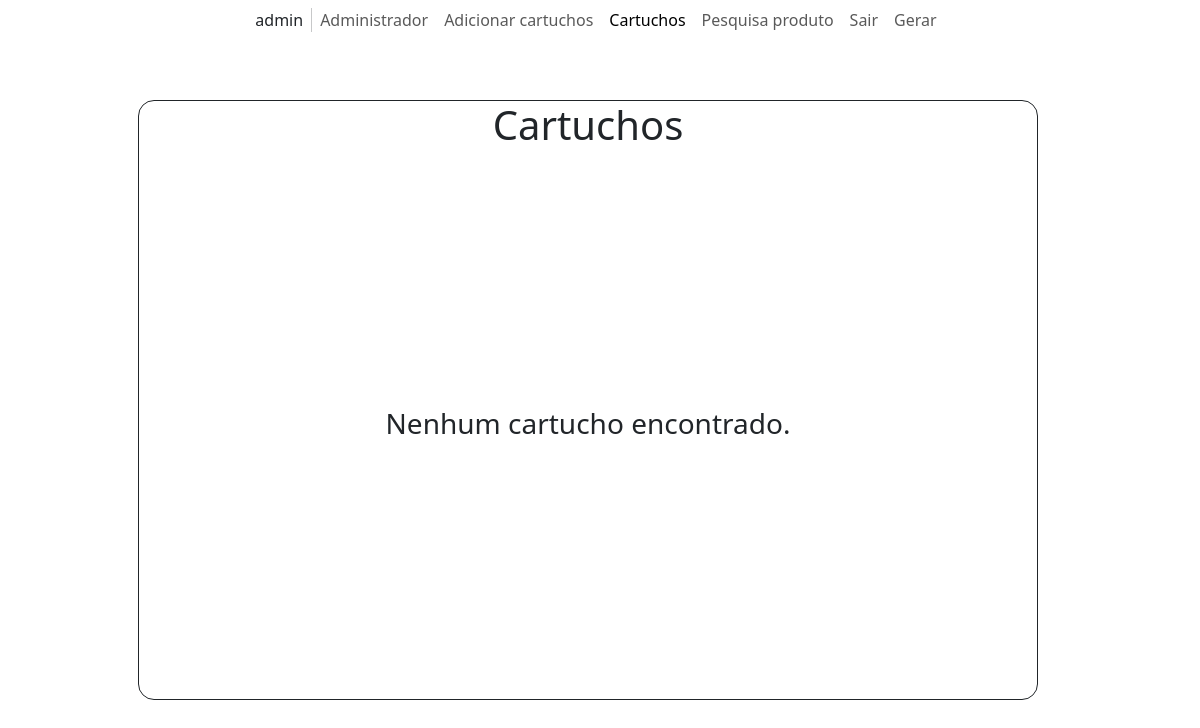
The page /mostrar_cartuchos.php (signed in) on the database as committed earlier.
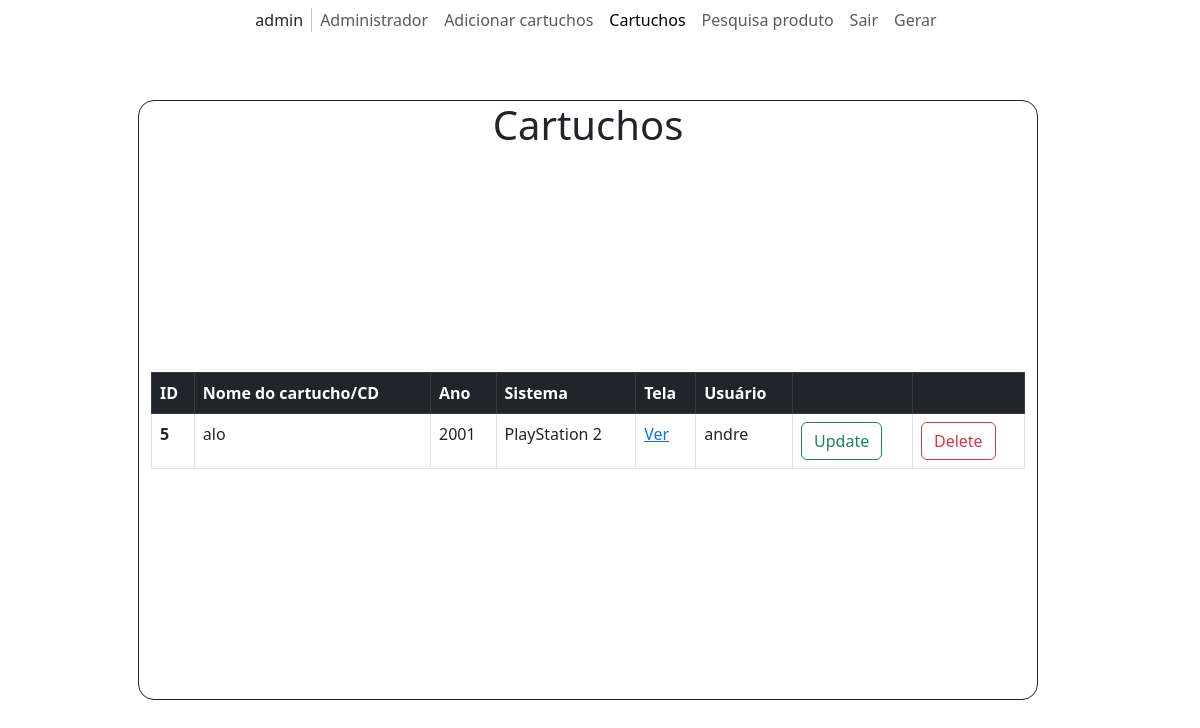
The same page on the database as committed later.
### tables this page shows
CREATE TABLE `cartuchos` (
  `id` int(10) UNSIGNED NOT NULL,
  `nome_cartucho_cd` varchar(255) NOT NULL,
  `ano` int(10) UNSIGNED NOT NULL,
  `sistema` varchar(255) NOT NULL,
  `tela` blob NOT NULL,
  `id_usuario` int(10) UNSIGNED NOT NULL,
  `id_sistema` int(10) UNSIGNED NOT NULL
);

CREATE TABLE `usuarios` (
  `id` int(10) UNSIGNED NOT NULL,
  `nome_completo` varchar(255) NOT NULL,
  `email` varchar(255) NOT NULL,
  `nome_de_usuario` varchar(255) NOT NULL,
  `senha` varchar(255) NOT NULL,
  `adm` tinyint(1) NOT NULL
);

### vars_functions.php (called while the page is built, shortened)
<?php
function onclickdelete($id)
{
  $delete = "window.location.href = 'delete.php?id=" . $id . "'";
  $string = 'onclick="' . $delete . '"';
  return $string;
}
function onclickupdate($id)
{
  $update = "window.location.href = 'update.php?id=" . $id . "'";
  $string = 'onclick="' . $update . '"';
  return $string;
}
$adm = $_SESSION['admin'];

### mostrar_cartuchos.php (the view, shortened to what this page needs)
<!DOCTYPE html>
<html lang="pt-BR">
<head>
  <link href="https://cdn.jsdelivr.net/npm/bootstrap@5.3.0-alpha1/dist/css/bootstrap.min.css" rel="stylesheet">
  <link rel="stylesheet" href="https://cdn.jsdelivr.net/npm/bootstrap-icons@1.10.3/font/bootstrap-icons.css">
  <link rel="stylesheet" href="/css/style.css">
</head>
<body>
  <div class="container-xxl position-relative p-0">
    <nav class="navbar navbar-expand-lg navbar-light justify-content-center px-4 px-lg-5 py-3 py-lg-0 bg-white">
      <div class='navbar-nav py-0'>
        <span class='nav-item'>
          <?php
          $usr = $_SESSION['username'];
          echo "$usr";
          ?>
        </span>
      </div>
      <div class='navbar-nav py-0'>
        <?php
        if ($_SESSION["admin"] == 1) {
          echo "<a href='admin.php' class='nav-item nav-link'>Administrador</a>
          ";
        }
        ?>
        <a href='cartucho.php' class='nav-item nav-link'>Adicionar cartuchos</a>
        <a href='mostrar_cartuchos.php' class='nav-item nav-link active'>Cartuchos</a>
        <a href='pesquisa.php' class='nav-item nav-link'>Pesquisa produto</a>
        <a href='logout.php' class='nav-item nav-link'>Sair</a>
        <a href='gerar_cartuchos.php' class='nav-item nav-link'>Gerar</a>
      </div>
    </nav>
  </div>
  <div class="container position-absolute top-50 start-50 translate-middle w-75 h-75 d-flex align-items-evenly justify-items-center row">
    <h1 class="text-center">Cartuchos</h1>
    <?php
    require "vars_functions.php";
    $conn = new mysqli('localhost', 'root', '', 'AHAHAHABORGES');
    $sql = "SELECT c.id, c.nome_cartucho_cd, c.ano, c.sistema, u.nome_completo FROM cartuchos c INNER JOIN usuarios u ON c.id_usuario = u.id ORDER BY c.id";
    $result = $conn->query($sql);
    if ($result->num_rows > 0) {
      if ($adm != '1') {
        echo "<table class='table table-bordered'>
        <thead>
          <tr class='table-dark'>
            <th scope='col'>ID</th>
            <th scope='col'>Nome do cartucho/CD</th>
            <th scope='col'>Ano</th>
            <th scope='col'>Sistema</th>
            <th scope='col'>Tela</th>
            <th scope='col'/>
            <th scope='col'/>
          </tr>
        </thead>
        <tbody>";
      } else {
        echo "<table class='table table-bordered'>
          <thead>
            <tr class='table-dark'>
              <th scope='col'>ID</th>
              <th scope='col'>Nome do cartucho/CD</th>
              <th scope='col'>Ano</th>
              <th scope='col'>Sistema</th>
              <th scope='col'>Tela</th>
              <th scope='col'>Usuário</th>
              <th scope='col'/>
              <th scope='col'/>
            </tr>
          </thead>
          <tbody>";
      }
      while ($row = $result->fetch_assoc()) {
        if ($adm != '1') {
          echo "<tr><th scope='row'>" . $row["id"] . "</th><td>" . $row["nome_cartucho_cd"] . "</td><td>" . $row["ano"] . "</td><td>" . $row["sistema"] . "</td><td><a href='exibir_imagem.php?id=" . $row["id"] . "'>Ver</a></td><td><input class='btn btn-outline-success' type='button' value='Update'" . onclickupdate($row["id"]) . "></td><td><input class='btn btn-outline-danger' type='button' value='Delete'" . onclickdelete($row["id"]) . "></td></tr>";
        } else {
          echo "<tr><th scope='row'>" . $row["id"] . "</th><td>" . $row["nome_cartucho_cd"] . "</td><td>" . $row["ano"] . "</td><td>" . $row["sistema"] . "</td><td><a href='exibir_imagem.php?id=" . $row["id"] . "'>Ver</a></td><td>" . $row["nome_completo"] . "</td><td><input class='btn btn-outline-success' type='button' value='Update'" . onclickupdate($row["id"]) . "></td><td><input class='btn btn-outline-danger' type='button' value='Delete'" . onclickdelete($row["id"]) . "></td></tr>";
        }
      }
      echo "</tbody></table>";
    } else {
      echo "<h3 class='text-center'>Nenhum cartucho encontrado.</h3>";
    }
    ?>
</body>
</html>

Rows that differ between the two databases and show on the page:
added cartuchos: id "5", nome_cartucho_cd "alo", ano "2001", sistema "PlayStation 2", id_usuario.nome_completo "andre"
Other text that changed with them:
text no longer shown: "Nenhum cartucho encontrado."
text now shown: "ID Nome do cartucho/CD Ano Sistema Tela Usuário"
